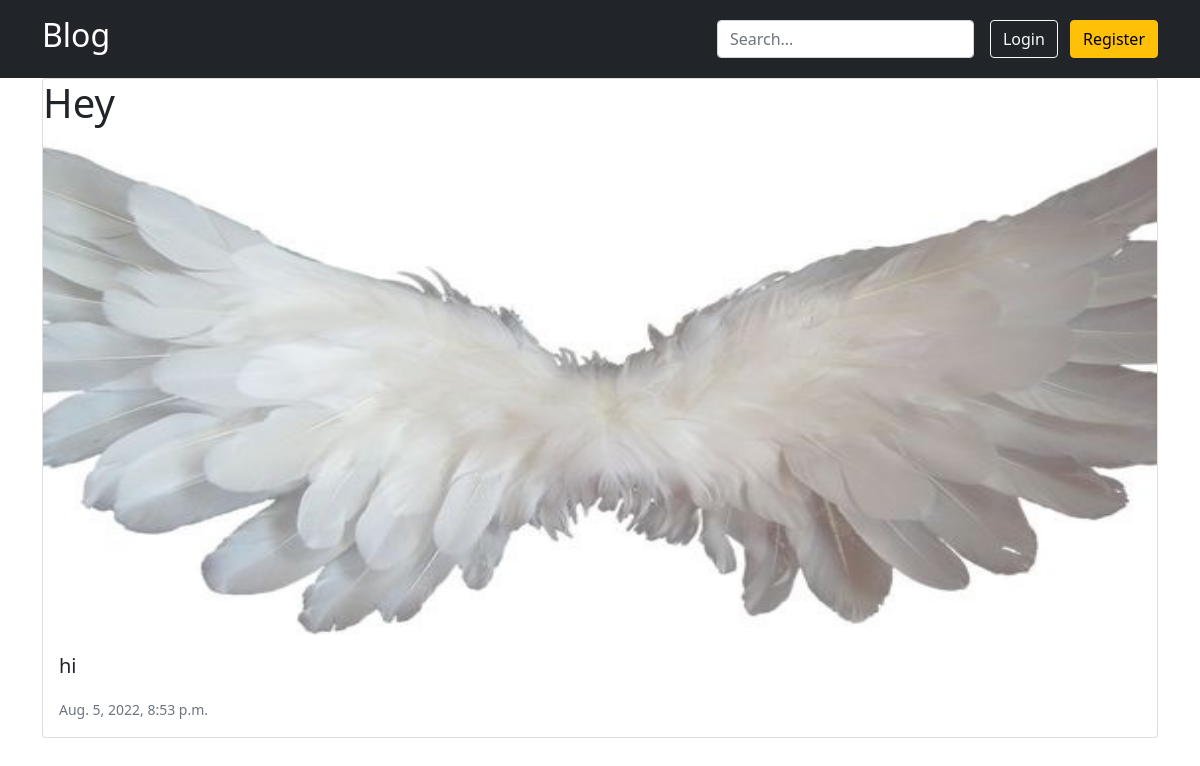
Before: /post/hey/ with the older database file.
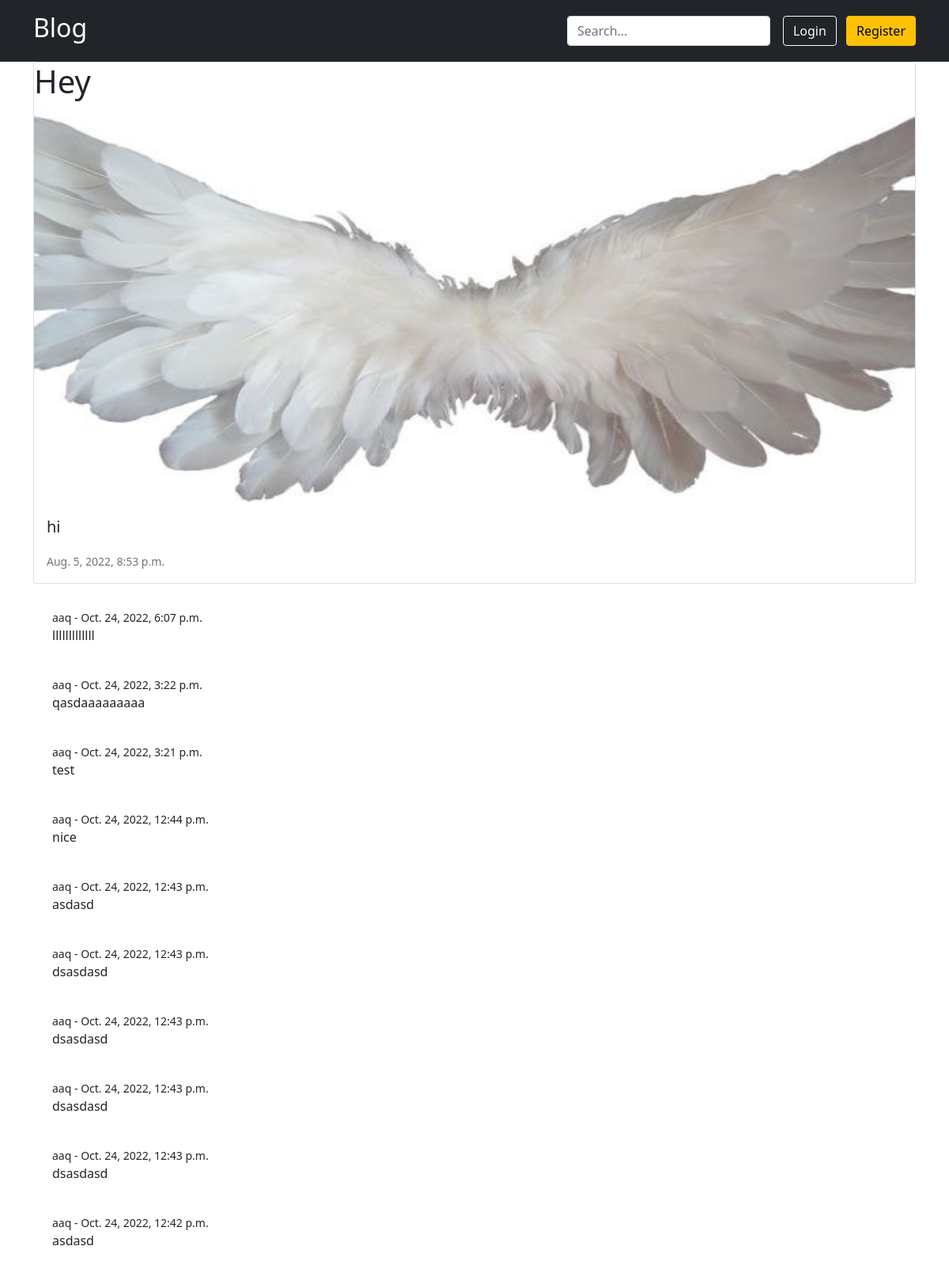
After: the same page with the newer database file.
### post/models.py (models this page shows, shortened)
class Post(models.Model):
    title = models.CharField(max_length=150)
    slug = models.SlugField(unique=True, db_index=True,verbose_name="Url")
    content = models.TextField()
    photo = models.ImageField(upload_to="photo/%Y/%m/%d")
    time_created = models.DateTimeField(auto_now_add=True)
    time_updated = models.DateTimeField(auto_now=True)
    cat = models.ManyToManyField('Category')
    class Meta:
        ordering = ["time_created","title"]

class Comment(models.Model):
    content = models.TextField()
    time_created = models.DateTimeField(auto_now_add=True)
    user = models.ForeignKey(User,related_name="users",on_delete=models.CASCADE)
    post = models.ForeignKey('Post',related_name="comments", on_delete=models.CASCADE)
    class Meta:
        ordering = ["time_created",]

### post/views.py (the view)
# urls.py: path('post/<slug:post_slug>/', PostPage.as_view(), name='post_page'),
class PostPage(DetailView):
    model = Post
    template_name = "post/postpage.html"
    slug_url_kwarg = 'post_slug'
    context_object_name = 'post'
    def get_context_data(self, *, object_list=None, **kwargs):
        context = super().get_context_data(**kwargs)
        context['title'] = context['post'].title
        context['form'] = AddCommentForm()
        return context
    def get_queryset(self):
        return Post.objects.prefetch_related('cat').prefetch_related('comments__user').filter()

### post/forms.py
class AddCommentForm(forms.ModelForm):
    content = forms.CharField(label="Content", widget=forms.Textarea(attrs={'class': 'form-control','rows':"3",'placeholder':"Add a comment..."}))
    class Meta:
        model = Comment
        fields = ('content',)
    def __init__(self, *args, **kwargs):
        self.request = kwargs.pop('request', None)
        super(AddCommentForm, self).__init__(*args, **kwargs)

### post/templates/post/postpage.html (shortened to what this page needs)
{% extends 'post/base.html' %}
{% block content %}
<div class="container">
    <div class="card mb-3">
        <h1 class="card-title">{{post.title}}</h1>
        <img class="card-img-top img-fluid" style="height: 500px" src="{{post.photo.url}}" alt="Card image cap">
      <div class="card-body">
        <p class="card-text fs-5">{{post.content}}</p>
        <p class="card-text"><small class="text-muted">{{post.time_created}}</small></p>
      </div>
    </div>
    {% for comment in post.comments.all reversed %}
        <div class="mb-2">
          <div class="card-body">
            <div class="d-flex justify-content-between">
              <div class="d-flex flex-row align-items-center">
                <p class="small mb-0 ms-2">{{comment.user.username}} - {{comment.time_created}}</p>
              </div>
            </div>
              <p class=" mb-0 ms-2">{{comment.content}}</p>
          </div>
        </div>
    {% endfor %}
</div>
{% endblock %}

### post/templates/post/base.html (shortened to what this page needs)
{% load static %}
<!DOCTYPE html>
<html lang="en">
<head>
    <link href="https://cdn.jsdelivr.net/npm/bootstrap@5.1.3/dist/css/bootstrap.min.css" rel="stylesheet">
</head>
<body>
<header class="p-3 bg-dark text-white">
    <div class="container">
      <div class="d-flex flex-wrap align-items-center justify-content-center justify-content-lg-start">
        <a href="{% url 'home' %}" class="d-flex align-items-center me-lg-auto mb-2 mb-lg-0 text-white text-decoration-none">
          <h2>Blog</h2>
        </a>
        <form action="{% url 'search'  %}" method="get" class="col-12 col-lg-auto mb-3 mb-lg-0 me-lg-3">
          <input name="text" type="search" class="form-control form-control-dark" placeholder="Search..." aria-label="Search">
        </form>
        {% if request.user.is_authenticated %}
            <div class="dropdown">
                  <button class="btn btn-secondary dropdown-toggle" type="button" id="dropdownMenuButton1" data-bs-toggle="dropdown" aria-expanded="false">
                    Welcome,{{user.username}}!
                  </button>
                  <ul class="dropdown-menu" aria-labelledby="dropdownMenuButton1">
                    <a class="dropdown-item" href="{% url 'logout' %}">Log out</a>
                  </ul>
            </div>
        {% else %}
        <div class="text-end">
            <a class="btn btn-outline-light me-2" href="{% url 'login' %}">Login</a>
            <a class="btn btn-warning"  href="{% url 'register' %}">Register</a>
        </div>
          {% endif %}
      </div>
    </div>
  </header>
    {% block content %}
    {% endblock %}
</body>
</html>

Changed rows visible on the page:
added Comment: user.username "aaq", time_created "Oct. 24, 2022, 6:07 p.m.", content "lllllllllllll"
added Comment: user.username "aaq", time_created "Oct. 24, 2022, 3:22 p.m.", content "qasdaaaaaaaaa"
added Comment: user.username "aaq", time_created "Oct. 24, 2022, 3:21 p.m.", content "test"
added Comment: user.username "aaq", time_created "Oct. 24, 2022, 12:44 p.m.", content "nice"
added Comment: user.username "aaq", time_created "Oct. 24, 2022, 12:43 p.m.", content "asdasd"
added Comment: user.username "aaq", time_created "Oct. 24, 2022, 12:43 p.m.", content "dsasdasd"
added Comment: user.username "aaq", time_created "Oct. 24, 2022, 12:43 p.m.", content "dsasdasd"
added Comment: user.username "aaq", time_created "Oct. 24, 2022, 12:43 p.m.", content "dsasdasd"
added Comment: user.username "aaq", time_created "Oct. 24, 2022, 12:43 p.m.", content "dsasdasd"
added Comment: user.username "aaq", time_created "Oct. 24, 2022, 12:42 p.m.", content "asdasd"
